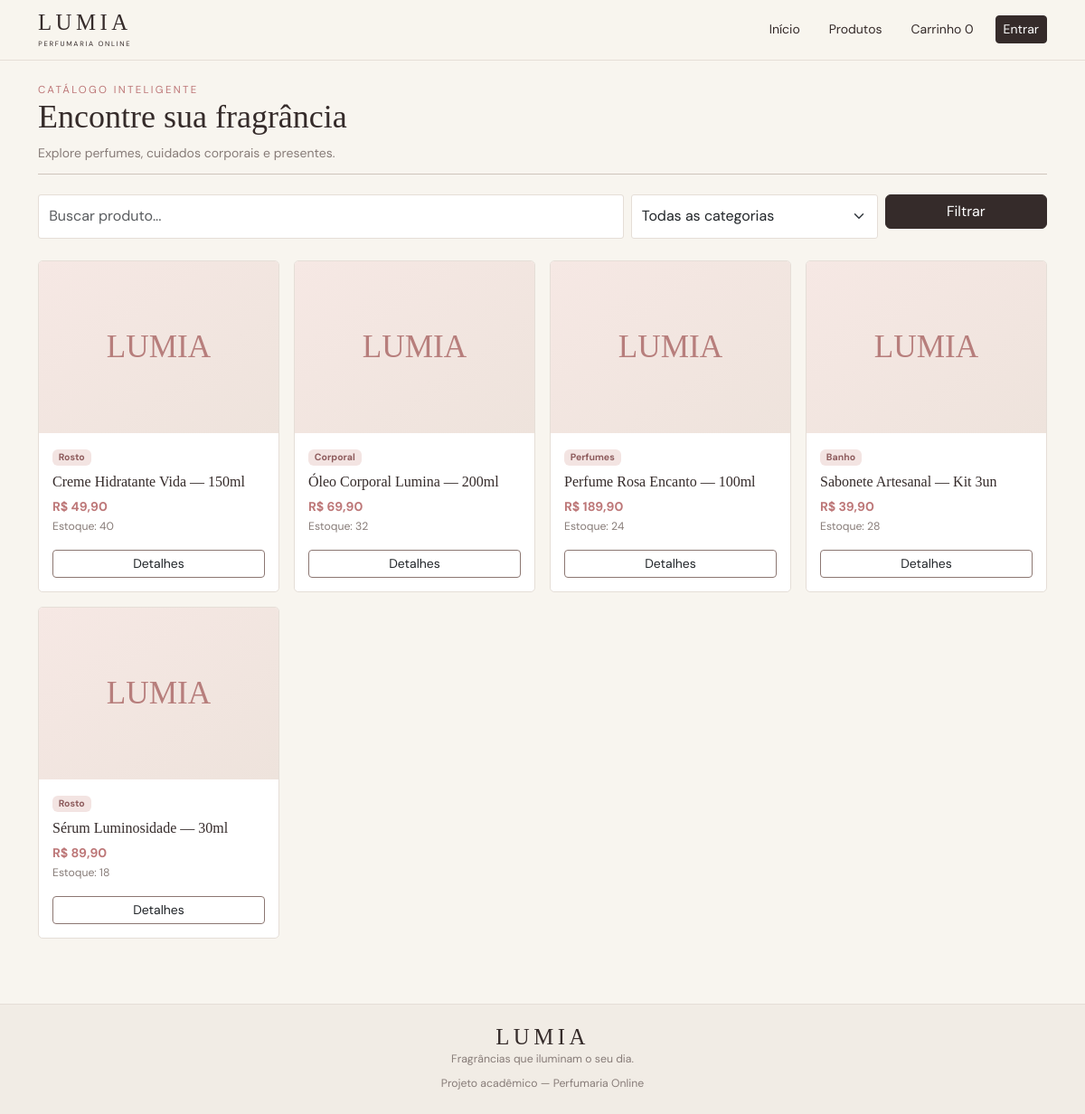
/produtos.php, run on the app's committed database.
### tables this page shows
CREATE TABLE produtos (
 id INT AUTO_INCREMENT PRIMARY KEY,
 categoria_id INT NULL,
 marca_id INT NULL,
 nome VARCHAR(160) NOT NULL,
 descricao TEXT,
 preco DECIMAL(10,2) NOT NULL DEFAULT 0,
 estoque INT NOT NULL DEFAULT 0,
 ativo TINYINT(1) NOT NULL DEFAULT 1,
 criado_em TIMESTAMP DEFAULT CURRENT_TIMESTAMP,
 CONSTRAINT fk_prod_categoria FOREIGN KEY(categoria_id) REFERENCES categorias(id) ON DELETE SET NULL,
 CONSTRAINT fk_prod_marca FOREIGN KEY(marca_id) REFERENCES marcas(id) ON DELETE SET NULL
);

CREATE TABLE categorias (
 id INT AUTO_INCREMENT PRIMARY KEY,
 nome VARCHAR(100) NOT NULL UNIQUE,
 criado_em TIMESTAMP DEFAULT CURRENT_TIMESTAMP
);

### includes/funcoes.php (called while the page is built, shortened)
<?php
function e($valor) {
    return htmlspecialchars((string)$valor, ENT_QUOTES, 'UTF-8');
}
function preco($valor) {
    return 'R$ ' . number_format((float)$valor, 2, ',', '.');
}

### produtos.php (the view, shortened to what this page needs)
<?php
require_once 'includes/funcoes.php';$q=trim($_GET['q']??'');$cat=(int)($_GET['categoria']??0);
$sql="SELECT p.*,c.nome categoria FROM produtos p LEFT JOIN categorias c ON c.id=p.categoria_id WHERE p.ativo=1";$args=[];
$sql.=" ORDER BY p.nome";$s=$pdo->prepare($sql);$s->execute($args);$produtos=$s->fetchAll();$cats=$pdo->query("SELECT * FROM categorias ORDER BY nome")->fetchAll();
$titulo='Produtos';require 'includes/header.php';?>
<div class="section-title"><div class="hero-kicker">Catálogo inteligente</div><h1>Encontre sua fragrância</h1><p class="muted mb-0">Explore perfumes, cuidados corporais e presentes.</p></div>
<form class="row g-2 mb-4"><div class="col-md-7"><input class="form-control" name="q" value="<?=e($q)?>" placeholder="Buscar produto..."></div><div class="col-md-3"><select class="form-select" name="categoria"><option value="0">Todas as categorias</option><?php foreach($cats as $c):?><option value="<?=$c['id']?>" <?=$cat===$c['id']?'selected':''?>><?=e($c['nome'])?></option><?php endforeach;?></select></div><div class="col-md-2"><button class="btn btn-lumia w-100">Filtrar</button></div></form>
<div class="row g-3"><?php foreach($produtos as $p):?><div class="col-6 col-md-4 col-lg-3"><div class="product-card"><div class="product-art">LUMIA</div><div class="product-body"><span class="badge badge-soft"><?=e($p['categoria']??'')?></span><h3 class="h6 mt-2"><?=e($p['nome'])?></h3><div class="product-price"><?=preco($p['preco'])?></div><small class="muted">Estoque: <?= (int)$p['estoque'] ?></small><a href="detalhe_produto.php?id=<?=$p['id']?>" class="btn btn-outline-dark btn-sm w-100 mt-3">Detalhes</a></div></div></div><?php endforeach;?></div>
<?php if(!$produtos):?><p class="muted">Nenhum produto encontrado.</p><?php endif;?><?php require 'includes/footer.php';?>

### assets/css/style.css (style rules this page uses)
:root { --cream:#f8f5ef;--ink:#352b2a;--rose:#ead2d1;--rose-dark:#bd7778;--line:#e5ded7;--muted:#877c78 }
* { box-sizing:border-box }
body { background:var(--cream);color:var(--ink);font-family:'DM Sans',sans-serif;font-size:14px }
h1,h2,h3,.serif { font-family:'Playfair Display',serif;color:var(--ink) }
h1 { font-size:clamp(1.7rem,3vw,2.3rem) }
.btn-lumia { background:var(--ink);color:white;border:1px solid var(--ink) }
.btn-outline-dark { border-color:#8c7772 }
.hero-kicker { letter-spacing:.2em;text-transform:uppercase;color:var(--rose-dark);font-size:.72rem }
.panel,.product-card,.metric-card { background:#fff;border:1px solid var(--line);border-radius:5px }
.section-title { border-bottom:1px solid #cfc4bc;padding-bottom:12px;margin-bottom:22px }
.product-card { overflow:hidden;height:100%;transition:.2s }
.product-art { height:190px;background:linear-gradient(145deg,#f6e8e4,#eee3dc);display:grid;place-items:center;color:#b77e7c;font:2.2rem 'Playfair Display',serif }
.product-body { padding:15px }
.product-price { font-weight:700;color:var(--rose-dark) }
.badge-soft { background:#f3e4e2;color:#8e5c5d }
.muted { color:var(--muted) }
.form-control,.form-select { border-color:var(--line);border-radius:3px;padding:.7rem }

### data on the page
produtos: categoria.nome "Rosto", nome "Creme Hidratante Vida — 150ml", preco "R$ 49,90", estoque "40"
produtos: categoria.nome "Corporal", nome "Óleo Corporal Lumina — 200ml", preco "R$ 69,90", estoque "32"
produtos: categoria.nome "Perfumes", nome "Perfume Rosa Encanto — 100ml", preco "R$ 189,90", estoque "24"
produtos: categoria.nome "Banho", nome "Sabonete Artesanal — Kit 3un", preco "R$ 39,90", estoque "28"
produtos: categoria.nome "Rosto", nome "Sérum Luminosidade — 30ml", preco "R$ 89,90", estoque "18"

### other printed values
array_sum($_SESSION['carrinho'] ?? []) "0"
